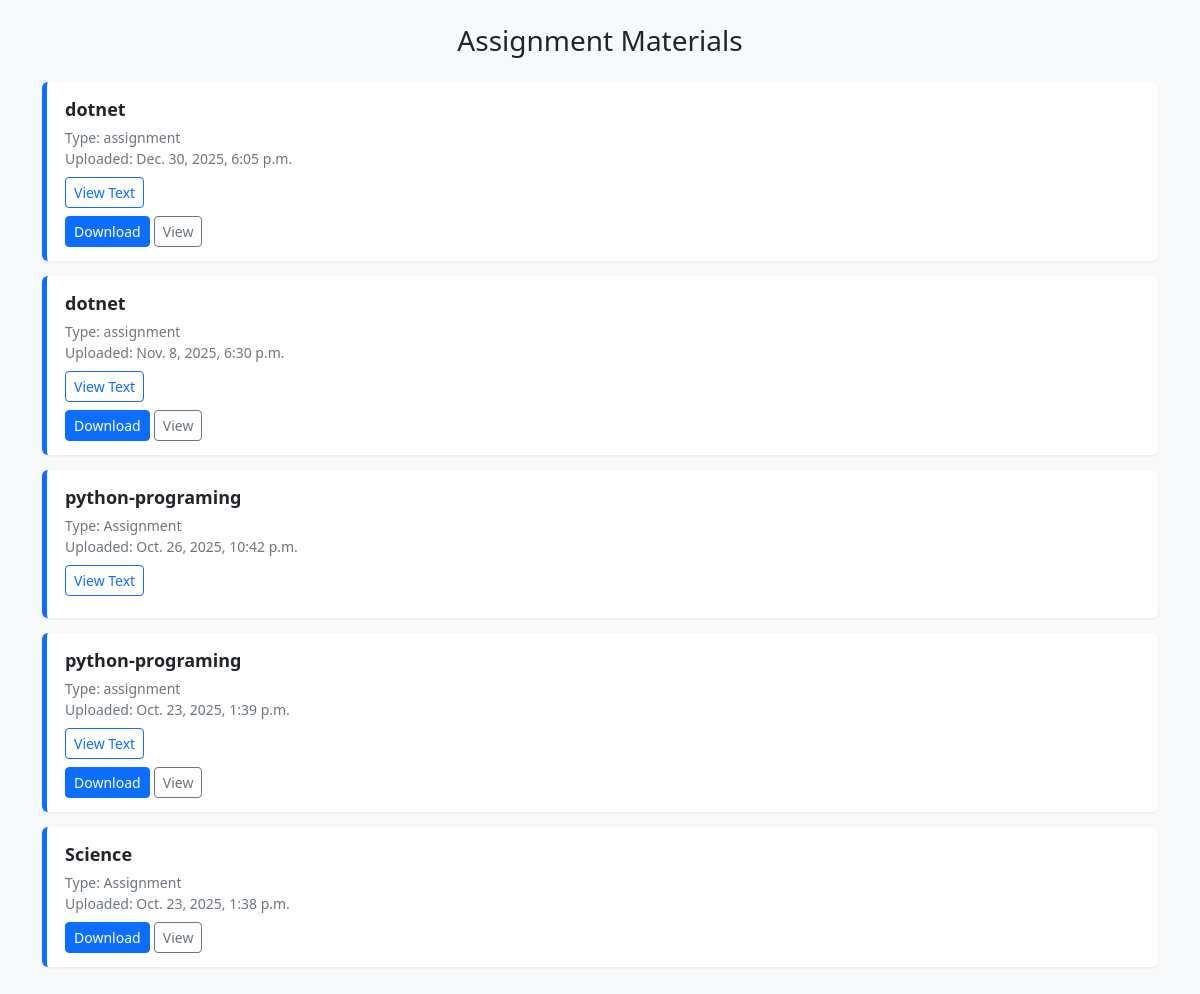
The page /materials/assignment/ on the database its author committed.
### myapp/models.py (models this page shows, shortened)
class Studymaterial(models.Model):
    materialtype=models.CharField(max_length=100)
    subject=models.CharField(max_length=100)
    batch=models.CharField(max_length=100)
    course=models.CharField(max_length=100, null=True, blank=True)
    uploaded_by = models.ForeignKey(User, on_delete=models.CASCADE,  null=True, blank=True)
    file=models.FileField(upload_to='uploads/')
    text=models.TextField(max_length=2000, null=True, blank=True)
    uploaded_at=models.DateTimeField(auto_now_add=True, null=True, blank=True)

### myapp/views.py (the view)
# urls.py: path("materials/<str:type>/", views.materials, name="materials"),
def materials(request, type):
    type = type.lower()
    mapping = {
        "assignment": "assignment",
        "notes": "note",
        "other": "other",
        "timetable": "time"
    }
    key = mapping.get(type)
    if not key:
        materials = Studymaterial.objects.none()
    else:
        materials = Studymaterial.objects.filter(
            materialtype__icontains=key
        ).order_by('-uploaded_at')
    return render(request, "materials.html", {"materials": materials, "type": type})

### templates/materials.html (shortened to what this page needs)
<!DOCTYPE html>
<html lang="en">
<head>
    <link rel="stylesheet" href="https://cdn.jsdelivr.net/npm/bootstrap@5.3.0/dist/css/bootstrap.min.css">
</head>
<body class="bg-light">
<div class="container py-4">
    <h3 class="text-center mb-4 text-capitalize">{{ type }} Materials</h3>
    {% for m in materials %}
    <div class="item-box">
        <div class="item-title">{{ m.subject }}</div>
        <div class="item-sub">
            Type: {{ m.materialtype }} <br>
            Uploaded: {{ m.uploaded_at }}
        </div>
        {% if m.text %}
            <button class="btn btn-sm btn-outline-primary mt-2"
                    data-bs-toggle="collapse"
                    data-bs-target="#text{{ m.id }}">
                View Text
            </button>
        {% endif %}
        <div class="mt-2">
            {% if m.file %}
                <a href="{{ m.file.url }}" class="btn btn-primary btn-sm" download>Download</a>
                <a href="{{ m.file.url }}" class="btn btn-outline-secondary btn-sm" target="_blank">View</a>
            {% endif %}
        </div>
    </div>
    {% endfor %}
</div>
</body>
</html>

### templates/materials.html (style rules this page uses)
.item-box { padding: 14px 18px; border-left: 5px solid #0d6efd; background: #fff; margin-bottom: 15px; border-radius: 6px; box-shadow: 0 1px 3px rgba(0,0,0,0.08); }
.item-title { font-size: 18px; font-weight: 600; margin-bottom: 4px; }
.item-sub { font-size: 14px; color: #6c757d; }

### rows shown on the page
Studymaterial: subject "dotnet", materialtype "assignment", uploaded_at "Dec. 30, 2025, 6:05 p.m."
Studymaterial: subject "dotnet", materialtype "assignment", uploaded_at "Nov. 8, 2025, 6:30 p.m."
Studymaterial: subject "python-programing", materialtype "Assignment", uploaded_at "Oct. 26, 2025, 10:42 p.m."
Studymaterial: subject "python-programing", materialtype "assignment", uploaded_at "Oct. 23, 2025, 1:39 p.m."
Studymaterial: subject "Science", materialtype "Assignment", uploaded_at "Oct. 23, 2025, 1:38 p.m."

### other values the page prints
{{ type }} "Assignment"
